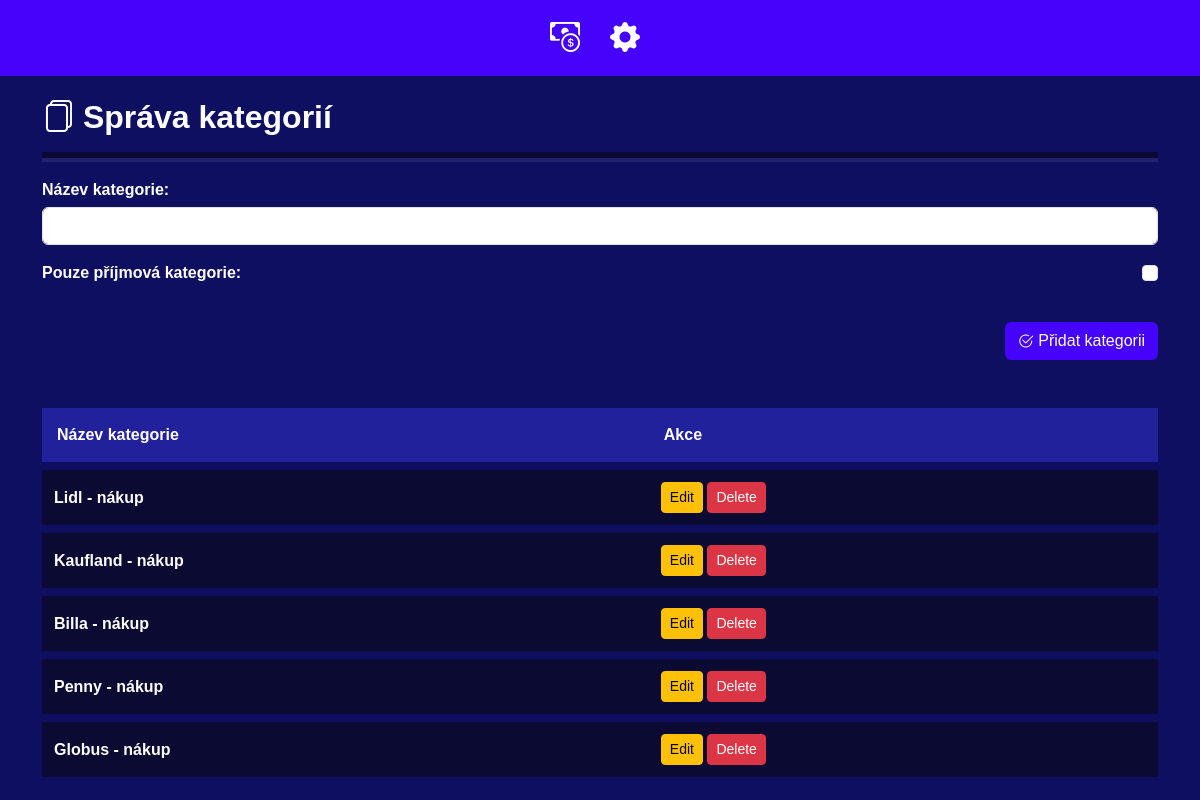
Page /categories/ on the committed database.
### finance_app/models.py (models this page shows, shortened)
class Category(models.Model):
    name = models.CharField(max_length=100, unique=True)
    is_income = models.BooleanField(default=False)

### finance_app/views.py (the view)
# urls.py: path('categories/', views.manage_categories,name='manage_categories'), #
def manage_categories(request):
    categories = Category.objects.all()
    if request.method == 'POST':
        form = CategoryForm(request.POST)
        if form.is_valid():
            form.save()
            return redirect('manage_categories')
    else:
        form = CategoryForm()
    return render(request, 'manage_categories.html', {'categories': categories, 'form': form})

### finance_app/forms.py
class CategoryForm(forms.ModelForm):
    class Meta:
        model = Category
        fields = ['name','is_income']
        widgets = {
            'name': forms.TextInput(attrs={'class': 'form-control'}),
            'is_income': forms.CheckboxInput(attrs={'class': 'form-check-input float-end '}),
        }
        labels = {
            'name':'Název kategorie',
            'is_income':'Pouze příjmová kategorie',
        }

### finance_app/templates/manage_categories.html (shortened to what this page needs)
{% extends 'base.html'  %}
{% block content %}
  <h2 class="py-2"> <i class="bi bi-files"></i> Správa kategorií</h2>
<div class="hr-container">
    <hr class="hr-main">
    <hr class="hr-secondary">
</div>
                <form class="py-3" method="post">
                    {{ form.as_p }}
                    <button type="submit" class="mt-3 mb-5 btn darkbtn float-end"><i style="position:relative;top:1px !important;" class="bi bi-check2-circle"></i>   Přidat kategorii</button>
                </form>
                    <table class="table">
                        <thead>
                            <tr>
                                <th>Název kategorie</th>
                                <th>Akce</th>
                            </tr>
                        </thead>
                        <tbody>
                            {% for category in categories %}
                            <tr>
                                <td>{{ category.name }}</td>
                                <td>
                                    <a href="{% url 'edit_category' category.id %}" class="btn btn-warning btn-sm">
                                         Edit
                                    </a>
                                    <form method="post" action="{% url 'delete_category' category.id %}" style="display:inline;">
                                        <button type="submit" class="btn btn-danger btn-sm">
                                             Delete
                                        </button>
                                    </form>
                                </td>
                            </tr>
                            {% endfor %}
                        </tbody>
                    </table>
    {% endblock %}

### finance_app/templates/base.html (style rules this page uses)
tbody, td, tfoot, th, thead, tr { border-color: inherit; border-bottom:8px solid #0f0f61 !important; border-width: 0; }
.table>:not(caption)>*>* { padding: 15px; color: white; font-weight: bold; background-color: #0a0a32 !important; border-bottom-width: var(--bs-border-width); box-shadow: inset 0 0 0 9999px var(--bs-table-bg-state, var(--bs-table-bg-type, var(--bs-table-accent-bg))); }
.table thead th { background-color: #21219c !important; }
.table tbody td { padding: 12px; vertical-align: middle; }
body { background-color:#0f0f61; color:white; }
label { font-weight:bold; margin-bottom:5px; }
.darkbtn { background-color: #4503fc !important; color:white; }
h2 { font-weight:bold !important; }
.hr-container { display: flex; flex-direction: column; }
.hr-main { height: 6px; min-width: 350px; background-color: #0a0a33; border: none; margin: 0; margin-top:5px; opacity:1; }
.hr-secondary { height: 4px; min-width: 350px; background-color: #21216f; border: none; margin: 0; opacity:1; margin-bottom:15px; }

### finance_app/templates/menu.html (style rules this page uses)
body { font-family: Arial, sans-serif; margin-top: 60px; padding: 0; }
hr { margin: 0px !important; }

### rows in the picture
Category: name "Lidl - nákup"
Category: name "Kaufland - nákup"
Category: name "Billa - nákup"
Category: name "Penny - nákup"
Category: name "Globus - nákup"
